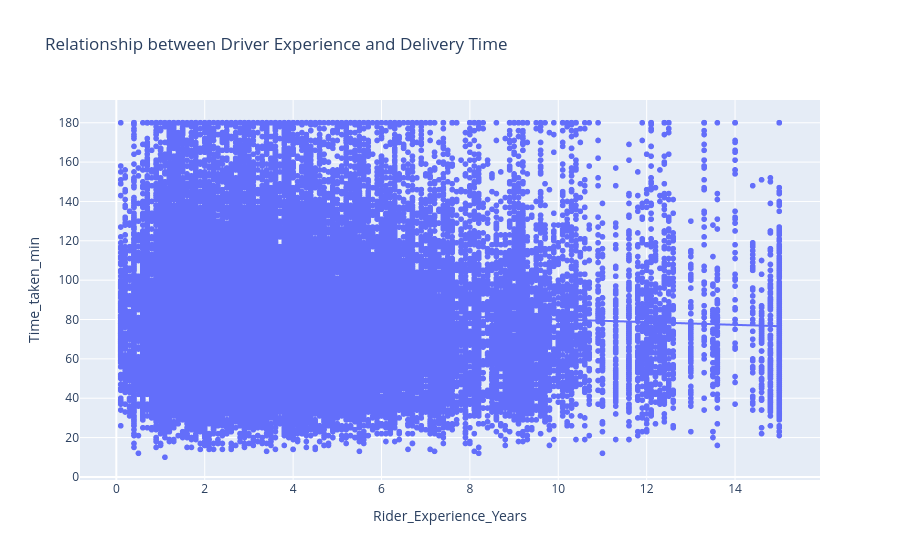

Notebook code for this chart:
### Code cell
fig = px.scatter(data, x="Rider_Experience_Years", y="Time_taken_min",
                  trendline="ols", title="Relationship between Driver Experience and Delivery Time")
fig.show()

### Figure 1 — Plotly figure (JSON) as saved in the notebook; plotly's stock layout.template omitted (floating-point values rounded to 4 significant figures; data arrays with more than 128 entries replaced by an {"elided": "..."} marker saying what was removed)
{"data": [{"hovertemplate": "Rider_Experience_Years=%{x}<br>Time_taken_min=%{y}<extra></extra>", "legendgroup": "", "marker": {"color": "#636efa", "symbol": "circle"}, "mode": "markers", "name": "", "showlegend": false, "type": "scattergl", "x": {"elided": "50000 float values"}, "xaxis": "x", "y": {"elided": "50000 int values"}, "yaxis": "y"}, {"hovertemplate": "<b>OLS trendline</b><br>Time_taken_min = -0.687886 * Rider_Experience_Years + 86.923<br>R<sup>2</sup>=0.003232<br><br>Rider_Experience_Years=%{x}<br>Time_taken_min=%{y} <b>(trend)</b><extra></extra>", "legendgroup": "", "marker": {"color": "#636efa", "symbol": "circle"}, "mode": "lines", "name": "", "showlegend": false, "type": "scattergl", "x": {"elided": "50000 float values"}, "xaxis": "x", "y": {"elided": "50000 float values"}, "yaxis": "y"}], "layout": {"legend": {"tracegroupgap": 0}, "title": {"text": "Relationship between Driver Experience and Delivery Time"}, "xaxis": {"anchor": "y", "domain": [0, 1], "title": {"text": "Rider_Experience_Years"}}, "yaxis": {"anchor": "x", "domain": [0, 1], "title": {"text": "Time_taken_min"}}}}
